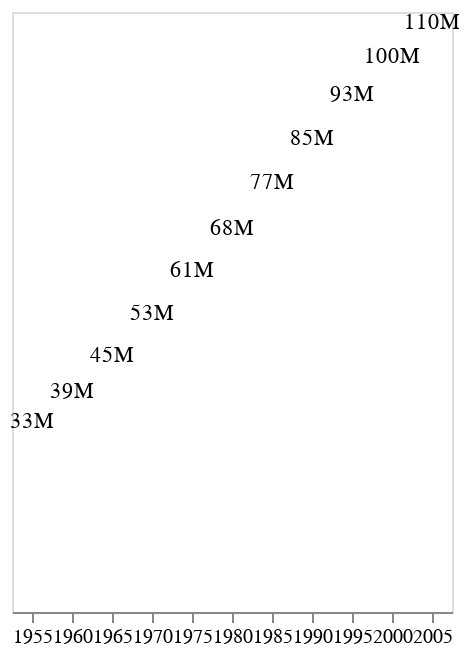

The notebook cell saved with this chart:
### Code cell
etiquetas

### Figure 1 — Vega-Lite specification as saved in the notebook (floating-point values rounded to 4 significant figures)
{"config": {"view": {"continuousWidth": 400, "continuousHeight": 300}}, "data": {"name": "data-aba864ee56f53a3188d399bc2e3218f7"}, "mark": {"type": "text", "dy": -5}, "encoding": {"text": {"field": "pop", "format": ".2s", "type": "quantitative"}, "x": {"axis": {"labelAngle": 0, "labelFontSize": 10}, "field": "year", "title": "", "type": "ordinal"}, "y": {"axis": {"domain": false, "format": ".2s", "grid": false, "labels": false, "ticks": false}, "field": "pop", "title": "", "type": "quantitative"}}, "$schema": "https://vega.github.io/schema/vega-lite/v4.17.0.json", "datasets": {"data-aba864ee56f53a3188d399bc2e3218f7": [{"year": 1955, "country": "Mexico", "cluster": 3, "pop": 32929914, "life_expect": 55.19, "fertility": 6.8}, {"year": 1960, "country": "Mexico", "cluster": 3, "pop": 38578505, "life_expect": 58.3, "fertility": 6.75}, {"year": 1965, "country": "Mexico", "cluster": 3, "pop": 45142399, "life_expect": 60.11, "fertility": 6.75}, {"year": 1970, "country": "Mexico", "cluster": 3, "pop": 52775158, "life_expect": 62.36, "fertility": 6.5}, {"year": 1975, "country": "Mexico", "cluster": 3, "pop": 60678045, "life_expect": 65.03, "fertility": 5.25}, {"year": 1980, "country": "Mexico", "cluster": 3, "pop": 68347479, "life_expect": 67.41, "fertility": 4.25}, {"year": 1985, "country": "Mexico", "cluster": 3, "pop": 76767225, "life_expect": 69.5, "fertility": 3.63}, {"year": 1990, "country": "Mexico", "cluster": 3, "pop": 84913652, "life_expect": 71.45, "fertility": 3.191}, {"year": 1995, "country": "Mexico", "cluster": 3, "pop": 92880353, "life_expect": 73.67, "fertility": 2.671}, {"year": 2000, "country": "Mexico", "cluster": 3, "pop": 99926620, "life_expect": 74.9, "fertility": 2.401}, {"year": 2005, "country": "Mexico", "cluster": 3, "pop": 106202903, "life_expect": 76.19, "fertility": 2.211}]}}
